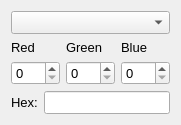
<?xml version="1.0" encoding="UTF-8"?>
<ui version="4.0">
 <class>RTColorWidget</class>
 <widget class="QWidget" name="RTColorWidget">
  <property name="geometry">
   <rect>
    <x>0</x>
    <y>0</y>
    <width>177</width>
    <height>121</height>
   </rect>
  </property>
  <property name="font">
   <font>
    <pointsize>10</pointsize>
   </font>
  </property>
  <property name="windowTitle">
   <string>Form</string>
  </property>
  <layout class="QVBoxLayout" name="verticalLayout_3">
   <item>
    <widget class="QComboBox" name="colorComboBox"/>
   </item>
   <item>
    <widget class="QWidget" name="rgbContainer" native="true">
     <layout class="QHBoxLayout" name="horizontalLayout_2">
      <property name="spacing">
       <number>6</number>
      </property>
      <property name="leftMargin">
       <number>0</number>
      </property>
      <property name="topMargin">
       <number>0</number>
      </property>
      <property name="rightMargin">
       <number>0</number>
      </property>
      <property name="bottomMargin">
       <number>0</number>
      </property>
      <item>
       <layout class="QVBoxLayout" name="verticalLayout">
        <item>
         <widget class="QLabel" name="label">
          <property name="text">
           <string>Red</string>
          </property>
          <property name="alignment">
           <set>Qt::AlignBottom|Qt::AlignLeading|Qt::AlignLeft</set>
          </property>
         </widget>
        </item>
        <item>
         <widget class="QSpinBox" name="redSpinBox">
          <property name="maximum">
           <number>255</number>
          </property>
         </widget>
        </item>
       </layout>
      </item>
      <item>
       <layout class="QVBoxLayout" name="verticalLayout_2">
        <item>
         <widget class="QLabel" name="label_2">
          <property name="text">
           <string>Green</string>
          </property>
          <property name="alignment">
           <set>Qt::AlignBottom|Qt::AlignLeading|Qt::AlignLeft</set>
          </property>
         </widget>
        </item>
        <item>
         <widget class="QSpinBox" name="greenSpinBox">
          <property name="maximum">
           <number>255</number>
          </property>
         </widget>
        </item>
       </layout>
      </item>
      <item>
       <layout class="QVBoxLayout" name="verticalLayout_4">
        <item>
         <widget class="QLabel" name="label_3">
          <property name="text">
           <string>Blue</string>
          </property>
          <property name="alignment">
           <set>Qt::AlignBottom|Qt::AlignLeading|Qt::AlignLeft</set>
          </property>
         </widget>
        </item>
        <item>
         <widget class="QSpinBox" name="blueSpinBox">
          <property name="maximum">
           <number>255</number>
          </property>
         </widget>
        </item>
       </layout>
      </item>
     </layout>
    </widget>
   </item>
   <item>
    <layout class="QHBoxLayout" name="horizontalLayout">
     <property name="topMargin">
      <number>0</number>
     </property>
     <property name="rightMargin">
      <number>0</number>
     </property>
     <item>
      <widget class="QLabel" name="label_4">
       <property name="text">
        <string>Hex:</string>
       </property>
      </widget>
     </item>
     <item>
      <widget class="QLineEdit" name="hexInput">
       <property name="font">
        <font>
         <family>Consolas</family>
         <pointsize>10</pointsize>
        </font>
       </property>
       <property name="clearButtonEnabled">
        <bool>false</bool>
       </property>
      </widget>
     </item>
    </layout>
   </item>
  </layout>
 </widget>
 <resources/>
 <connections>
  <connection>
   <sender>colorComboBox</sender>
   <signal>currentTextChanged(QString)</signal>
   <receiver>RTColorWidget</receiver>
   <slot>colorStringChanged(QString)</slot>
   <hints>
    <hint type="sourcelabel">
     <x>87</x>
     <y>18</y>
    </hint>
    <hint type="destinationlabel">
     <x>87</x>
     <y>44</y>
    </hint>
   </hints>
  </connection>
  <connection>
   <sender>redSpinBox</sender>
   <signal>valueChanged(int)</signal>
   <receiver>RTColorWidget</receiver>
   <slot>redChanged(int)</slot>
   <hints>
    <hint type="sourcelabel">
     <x>33</x>
     <y>68</y>
    </hint>
    <hint type="destinationlabel">
     <x>87</x>
     <y>44</y>
    </hint>
   </hints>
  </connection>
  <connection>
   <sender>greenSpinBox</sender>
   <signal>valueChanged(int)</signal>
   <receiver>RTColorWidget</receiver>
   <slot>greenChanged(int)</slot>
   <hints>
    <hint type="sourcelabel">
     <x>87</x>
     <y>68</y>
    </hint>
    <hint type="destinationlabel">
     <x>87</x>
     <y>44</y>
    </hint>
   </hints>
  </connection>
  <connection>
   <sender>blueSpinBox</sender>
   <signal>valueChanged(int)</signal>
   <receiver>RTColorWidget</receiver>
   <slot>blueChanged(int)</slot>
   <hints>
    <hint type="sourcelabel">
     <x>142</x>
     <y>68</y>
    </hint>
    <hint type="destinationlabel">
     <x>87</x>
     <y>44</y>
    </hint>
   </hints>
  </connection>
  <connection>
   <sender>hexInput</sender>
   <signal>textChanged(QString)</signal>
   <receiver>RTColorWidget</receiver>
   <slot>hexChanged(QString)</slot>
   <hints>
    <hint type="sourcelabel">
     <x>102</x>
     <y>90</y>
    </hint>
    <hint type="destinationlabel">
     <x>87</x>
     <y>55</y>
    </hint>
   </hints>
  </connection>
 </connections>
 <slots>
  <signal>colorChanged(Rayon::Color)</signal>
  <slot>colorStringChanged(QString)</slot>
  <slot>redChanged(int)</slot>
  <slot>greenChanged(int)</slot>
  <slot>blueChanged(int)</slot>
  <slot>hexChanged(QString)</slot>
 </slots>
</ui>
